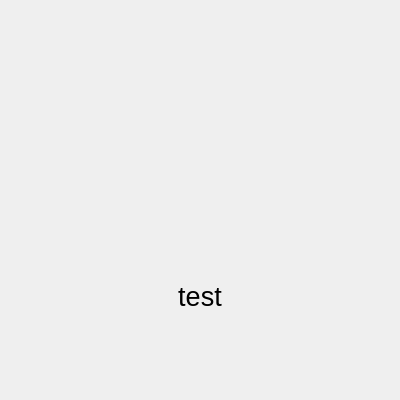
<?xml version="1.0" encoding="UTF-8"?>
<ui version="4.0">
 <class>Dialog</class>
 <widget class="QDialog" name="Dialog">
  <property name="geometry">
   <rect>
    <x>0</x>
    <y>0</y>
    <width>400</width>
    <height>400</height>
   </rect>
  </property>
  <property name="minimumSize">
   <size>
    <width>400</width>
    <height>400</height>
   </size>
  </property>
  <property name="maximumSize">
   <size>
    <width>400</width>
    <height>400</height>
   </size>
  </property>
  <layout class="QVBoxLayout" name="verticalLayout">
   <item>
    <widget class="QFrame" name="frame"/>
   </item>
   <item alignment="Qt::AlignmentFlag::AlignHCenter|Qt::AlignmentFlag::AlignVCenter">
    <widget class="QLabel" name="label">
     <property name="minimumSize">
      <size>
       <width>274</width>
       <height>60</height>
      </size>
     </property>
     <property name="font">
      <font>
       <pointsize>20</pointsize>
      </font>
     </property>
     <property name="text">
      <string>test</string>
     </property>
     <property name="alignment">
      <set>Qt::AlignmentFlag::AlignCenter</set>
     </property>
     <property name="wordWrap">
      <bool>true</bool>
     </property>
    </widget>
   </item>
  </layout>
 </widget>
 <resources/>
 <connections/>
</ui>
